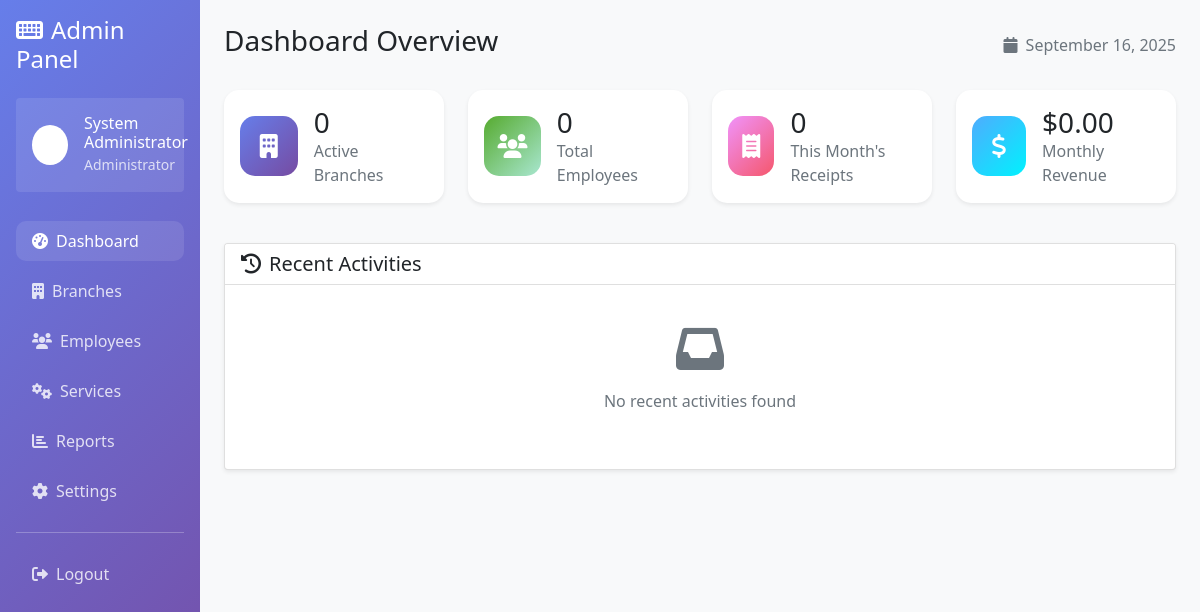
/admin/dashboard.php (signed in), run on an earlier commit of the app's database.
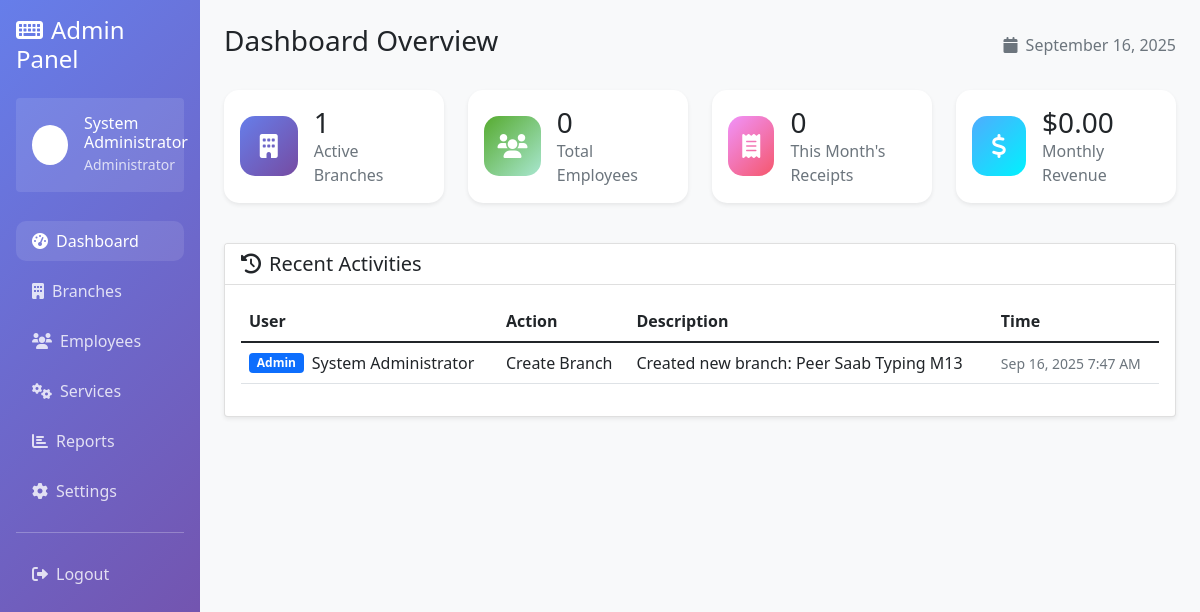
And on a later commit of the database.
### tables this page shows
CREATE TABLE activity_logs (
            id INTEGER PRIMARY KEY AUTOINCREMENT,
            user_type TEXT NOT NULL CHECK (user_type IN ('admin', 'branch', 'employee')),
            user_id INTEGER NOT NULL,
            action VARCHAR(100) NOT NULL,
            description TEXT,
            ip_address VARCHAR(45),
            created_at DATETIME DEFAULT CURRENT_TIMESTAMP
        );

### admin/dashboard.php (the view, shortened to what the changed rows need)
<?php
$database = new Database();
$db = $database->getConnection();
$stats = [];
$stmt = $db->query("SELECT COUNT(*) as count FROM branches WHERE status = 'active'");
$stats['branches'] = $stmt->fetch(PDO::FETCH_ASSOC)['count'];
$stmt = $db->query("SELECT COUNT(*) as count FROM employees WHERE status = 'active'");
$stats['employees'] = $stmt->fetch(PDO::FETCH_ASSOC)['count'];
$stmt = $db->query("SELECT COUNT(*) as count, COALESCE(SUM(total_amount), 0) as total FROM receipts WHERE strftime('%Y-%m', created_at) = strftime('%Y-%m', 'now')");
$monthly_data = $stmt->fetch(PDO::FETCH_ASSOC);
$stats['monthly_receipts'] = $monthly_data['count'];
$stats['monthly_revenue'] = $monthly_data['total'];
$stmt = $db->prepare("SELECT al.*,
    CASE
        WHEN al.user_type = 'admin' THEN a.full_name
        WHEN al.user_type = 'branch' THEN b.manager_full_name
        WHEN al.user_type = 'employee' THEN e.full_name
    END as user_name
    FROM activity_logs al
    LEFT JOIN admin a ON al.user_type = 'admin' AND al.user_id = a.id
    LEFT JOIN branches b ON al.user_type = 'branch' AND al.user_id = b.id
    LEFT JOIN employees e ON al.user_type = 'employee' AND al.user_id = e.id
    ORDER BY al.created_at DESC LIMIT 10");
$stmt->execute();
$recent_activities = $stmt->fetchAll(PDO::FETCH_ASSOC);
?>
<!DOCTYPE html>
<html lang="en">
<head>
    <link href="https://cdn.jsdelivr.net/npm/bootstrap@5.1.3/dist/css/bootstrap.min.css" rel="stylesheet">
    <link href="https://cdnjs.cloudflare.com/ajax/libs/font-awesome/6.0.0/css/all.min.css" rel="stylesheet">
</head>
<body>
    <div class="container-fluid">
        <div class="row">
            <div class="col-md-9 col-lg-10 p-4">
                <div class="d-flex justify-content-between align-items-center mb-4">
                    <h1 class="h3">Dashboard Overview</h1>
                </div>
                <div class="row mb-4">
                    <div class="col-md-3 mb-3">
                        <div class="card stat-card shadow-sm">
                            <div class="card-body d-flex align-items-center">
                                <div>
                                    <h3 class="mb-0"><?= $stats['branches'] ?></h3>
                                    <p class="text-muted mb-0">Active Branches</p>
                                </div>
                            </div>
                        </div>
                    </div>
                </div>
                <div class="row">
                    <div class="col-12">
                        <div class="card shadow-sm">
                            <div class="card-body">
                                <?php if (empty($recent_activities)): ?>
                                    <div class="text-center text-muted py-4">
                                        <i class="fas fa-inbox fa-3x mb-3"></i>
                                        <p>No recent activities found</p>
                                    </div>
                                <?php else: ?>
                                    <div class="table-responsive">
                                        <table class="table table-hover">
                                            <thead>
                                                <tr>
                                                    <th>User</th>
                                                    <th>Action</th>
                                                    <th>Description</th>
                                                    <th>Time</th>
                                                </tr>
                                            </thead>
                                            <tbody>
                                                <?php foreach ($recent_activities as $activity): ?>
                                                    <tr>
                                                        <td>
                                                            <div class="d-flex align-items-center">
                                                                <span class="badge bg-<?=
                                                                    $activity['user_type'] === 'admin' ? 'primary' :
                                                                    ($activity['user_type'] === 'branch' ? 'success' : 'info')
                                                                ?> me-2">
                                                                    <?= ucfirst($activity['user_type']) ?>
                                                                </span>
                                                                <?= htmlspecialchars($activity['user_name'] ?? 'Unknown') ?>
                                                            </div>
                                                        </td>
                                                        <td><?= htmlspecialchars($activity['action']) ?></td>
                                                        <td><?= htmlspecialchars($activity['description']) ?></td>
                                                        <td>
                                                            <small class="text-muted">
                                                                <?= date('M j, Y g:i A', strtotime($activity['created_at'])) ?>
                                                            </small>
                                                        </td>
                                                    </tr>
                                                <?php endforeach; ?>
                                            </tbody>
                                        </table>
                                    </div>
                                <?php endif; ?>
                            </div>
                        </div>
                    </div>
                </div>
            </div>
        </div>
    </div>
</body>
</html>

What changed in the data, as far as the page shows it:
added activity_logs: user_type "Admin", user_name "System Administrator", action "Create Branch", description "Created new branch: Peer Saab Typing M13", created_at "Sep 16, 2025 7:47 AM"
Also different on the page:
$stats['branches']: "0" → "1"
text no longer shown: "No recent activities found"
text now shown: "User Action Description Time"
